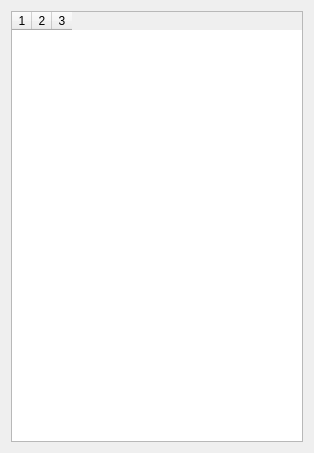
<?xml version="1.0" encoding="UTF-8"?>
<ui version="4.0">
 <class>Bookmarks</class>
 <widget class="QWidget" name="Bookmarks">
  <property name="geometry">
   <rect>
    <x>0</x>
    <y>0</y>
    <width>314</width>
    <height>453</height>
   </rect>
  </property>
  <property name="windowTitle">
   <string>Bookmarks</string>
  </property>
  <layout class="QVBoxLayout" name="verticalLayout">
   <item>
    <widget class="QTableWidget" name="tblBookmarks">
     <property name="contextMenuPolicy">
      <enum>Qt::CustomContextMenu</enum>
     </property>
     <property name="showDropIndicator" stdset="0">
      <bool>false</bool>
     </property>
     <property name="dragDropOverwriteMode">
      <bool>false</bool>
     </property>
     <property name="alternatingRowColors">
      <bool>true</bool>
     </property>
     <property name="selectionMode">
      <enum>QAbstractItemView::SingleSelection</enum>
     </property>
     <property name="selectionBehavior">
      <enum>QAbstractItemView::SelectRows</enum>
     </property>
     <property name="gridStyle">
      <enum>Qt::SolidLine</enum>
     </property>
     <property name="sortingEnabled">
      <bool>true</bool>
     </property>
     <property name="wordWrap">
      <bool>false</bool>
     </property>
     <property name="columnCount">
      <number>3</number>
     </property>
     <attribute name="horizontalHeaderVisible">
      <bool>true</bool>
     </attribute>
     <attribute name="horizontalHeaderDefaultSectionSize">
      <number>20</number>
     </attribute>
     <attribute name="horizontalHeaderHighlightSections">
      <bool>false</bool>
     </attribute>
     <attribute name="horizontalHeaderShowSortIndicator" stdset="0">
      <bool>false</bool>
     </attribute>
     <attribute name="verticalHeaderVisible">
      <bool>false</bool>
     </attribute>
     <attribute name="verticalHeaderHighlightSections">
      <bool>false</bool>
     </attribute>
     <column/>
     <column/>
     <column/>
    </widget>
   </item>
  </layout>
 </widget>
 <resources/>
 <connections/>
</ui>
